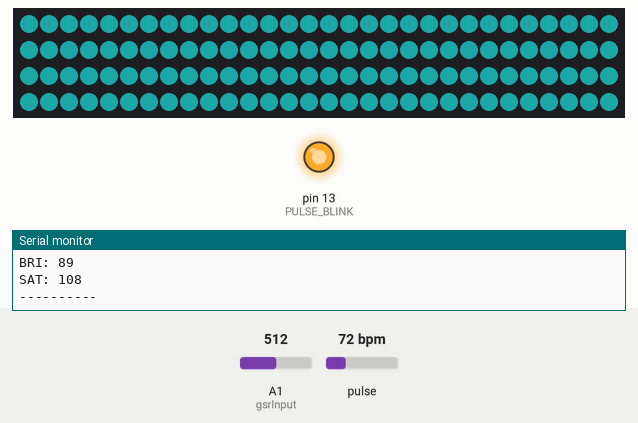
The sketch below on a simulated Arduino Uno, built with avr-gcc and run on an emulated ATmega328P. On the bench: 120 RGB LEDs in strip order, left to right, continuing on the next row, output pins drawn as LEDs (lit = HIGH), the last lines printed to the serial monitor. Dashed ring = blinking. Inputs (shaded band) come from the test bench; at power-on: pulse 72 bpm, A1 (gsrInput) = 512. Dim RGB values are drawn brighter than linear.

Above: at 1.2 s.
1.3 s: pulse set to 158 bpm
At 2.59 s:
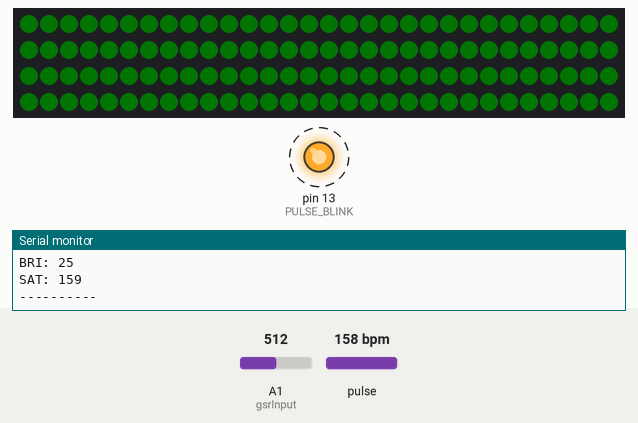
3.9 s: A1 (gsrInput) set to 716
At 5.36 s:
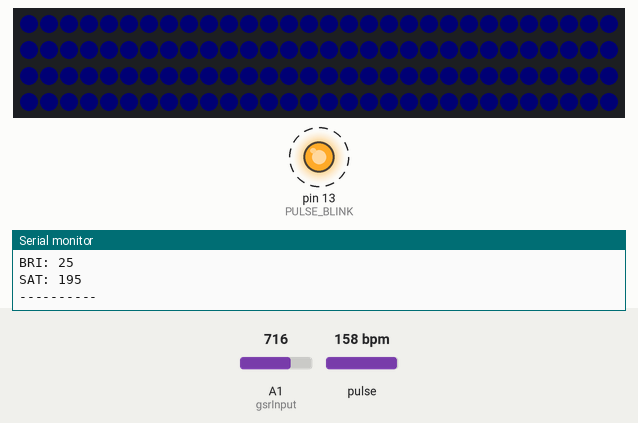
6.9 s: A1 (gsrInput) set to 841
8.6 s: A1 (gsrInput) set to 866
At 9.51 s:
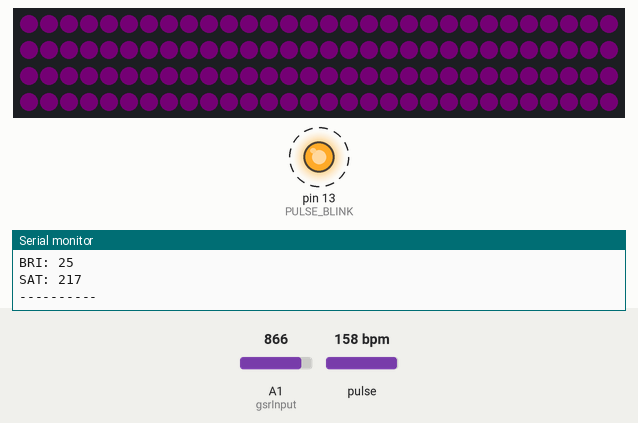
11.1 s: A1 (gsrInput) set to 897
At 12.27 s:
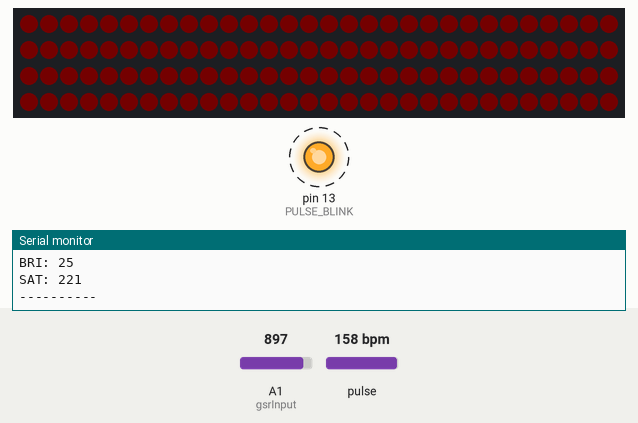
13.9 s: pulse set to 70 bpm
At 15.71 s:
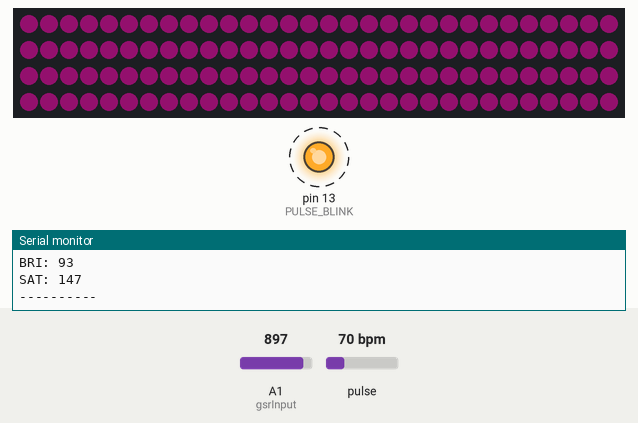
Timing chart, 0 to 17.9 s (numbered marks = the images above; inputs shaded):
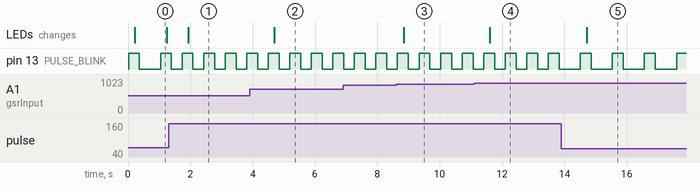

The sketch:

ouro_two.ino
```cpp
/*
 * Author: Holkan Luna
 * Project: Ouróboros
 * Description: Este sketch obtiene el bpm del corazón del usuario y usa ese valor para
 * controlar la iluminación de una tira de neoPixel replicando el latido del corazón.
 *
 * Se añadió el sensor GSR (Galvanic Skin Response) y ahora también los datos que se
 * obtienen del mismo ayudan a generar el valor rgb que ilumina los neopixeles.
 *
 * El resultado hasta ahora es una luz blanca con poca variación en la gama cromática
 *
*/

//INCLUDEPULSE SENSOR LIBRARY
#define USE_ARDUINO_INTERRUPTS true    // Set-up low-level interrupts for most acurate BPM math.
#include <PulseSensorPlayground.h>     // Includes the PulseSensorPlayground Library.

//INCLUDE NEOPIXEL LIBRARY
#include <Adafruit_NeoPixel.h>
#ifdef __AVR__
 #include <avr/power.h> // Required for 16 MHz Adafruit Trinket
#endif


//VARIABLES PULSE SENSOR
const int PULSE_INPUT = A0;
const int PULSE_BLINK = 13;
const int PULSE_FADE = 5;
const int Threshold = 850;

//VARIABLES NEO PIXEL
#define PIN 6
#define NUMPIXELS 120
int hue = 65563 / 2;
int brightnes = 127;
int saturation = 127;

//VARIABLES GSR
int gsrInput = A1;
unsigned int gsrValue = 0;

//GENERAL VARIABLES
int generalCount = 0;

//INIT LIBS
PulseSensorPlayground pulseSensor;
Adafruit_NeoPixel pixels(NUMPIXELS, PIN, NEO_GRB + NEO_KHZ800);

void setup() {

  //Conf pulse sensor obj
  pulseSensor.analogInput(PULSE_INPUT);
  pulseSensor.blinkOnPulse(PULSE_BLINK);
  pulseSensor.fadeOnPulse(PULSE_BLINK);
  pulseSensor.setThreshold(Threshold);

  if(!pulseSensor.begin()){
    for(;;){
      digitalWrite(PULSE_BLINK, LOW);
      delay(50);
      digitalWrite(PULSE_BLINK, HIGH);
      delay(50);
    }
  }

  //Conf Neopixel
  pixels.begin();
  //pixels.setBrightness(50);
  pixels.clear();
  pixels.show();
  Serial.begin(9600);
}

void loop() {
  delay(20);
  rainbow(150);

  /*
  if(pulseSensor.sawStartOfBeat()){
    float g = (gsrValue >= 255) ? 255 : gsrValue;
    float b = map(interBeats, 200, 2000, 0, 255) ;

    Serial.println((String)"----------");
    Serial.println((String)"BPM: " + bpmVal);
    Serial.println((String)"GSR: " + g);
    Serial.println((String)"IBI: " + b);
    Serial.println((String)"RIBI: "+interBeats);
    Serial.println((String)"----------");

    for(int i=0; i<NUMPIXELS; i++){
      pixels.setPixelColor(i, pixels.Color(r, gsrValue, b));
      delay(10);
    }
    pixels.show();

  }//End if saw pulse
  */


}//End Loop


void rainbow(int wait) {

  for(long firstPixelHue = 0; firstPixelHue < 5*65536; firstPixelHue += 256) {
    int bpmVal = pulseSensor.getBeatsPerMinute();
    int interBeats = pulseSensor.getInterBeatIntervalMs();
    int pulseAmp = pulseSensor.getPulseAmplitude();


    if(analogRead(gsrInput) > 90){
      gsrValue = map(analogRead(gsrInput), 91, 1023, 0, 360);
    }else{
      gsrValue = 360/2;
    }


    /*
    Serial.println((String) "GSR: " + gsrValue);
    Serial.println((String) "BPM: " + bpmVal );
    Serial.println((String) "IBI: " + map(interBeats, 200, 2000, 0, 255));
    Serial.println((String) "AMP: " + pulseAmp);
    */


    if(pulseSensor.sawStartOfBeat() && gsrValue != 0){
      hue = abs(map(gsrValue, 0, 360, 0, 65563));

      brightnes = map(interBeats, 200, 2000, 0, 255);

      saturation = (sqrt((gsrValue*bpmVal)) == 'NAN') ? 127 : sqrt((gsrValue*bpmVal));


      Serial.println((String) "----------" );
      Serial.println((String) "BPM: " + bpmVal );
      Serial.println((String) "HUE: " + hue );
      Serial.println((String) "GSR: " + gsrValue );
      Serial.println((String) "BRI: " + abs(brightnes) );
      Serial.println((String) "SAT: " + saturation );
      Serial.println((String) "----------" );
    }


      for(int i=0; i<pixels.numPixels(); i++) { // For each pixel in strip...
      // Offset pixel hue by an amount to make one full revolution of the
      // color wheel (range of 65536) along the length of the strip
      // (strip.numPixels() steps):
      int pixelHue = firstPixelHue + (i * 65536L / pixels.numPixels());
      // strip.ColorHSV() can take 1 or 3 arguments: a hue (0 to 65535) or
      // optionally add saturation and value (brightness) (each 0 to 255).
      // Here we're using just the single-argument hue variant. The result
      // is passed through strip.gamma32() to provide 'truer' colors
      // before assigning to each pixel:

      pixels.setPixelColor(i, pixels.gamma32(pixels.ColorHSV( hue, saturation, brightnes)));

    }


    pixels.show(); // Update strip with new contents
    delay(wait);  // Pause for a moment
  }

}
```

Measured:
- the behaviour switches between 854 and 855 on A1 (gsrInput) (found by bisection; images 2 and 3)
- the behaviour switches between 880 and 881 on A1 (gsrInput) (found by bisection; images 3 and 4)
- after the input at 1.3 s, pin 13 (PULSE_BLINK): alternates HIGH for 0.35 s and LOW for 0.34 s, starting after 0.43 s; the LEDs: change after 0.63 s (image 1)
- after the input at 3.9 s, the LEDs: change after 0.80 s (image 2)
- after the input at 8.6 s, the LEDs: change after 0.24 s (image 3)
- after the input at 11.1 s, the LEDs: change after 0.51 s (image 4)
- after the input at 13.9 s, pin 13 (PULSE_BLINK): alternates HIGH for 0.35 s and LOW for 0.68 s, starting after 0.61 s; the LEDs: change after 0.81 s (image 5)
